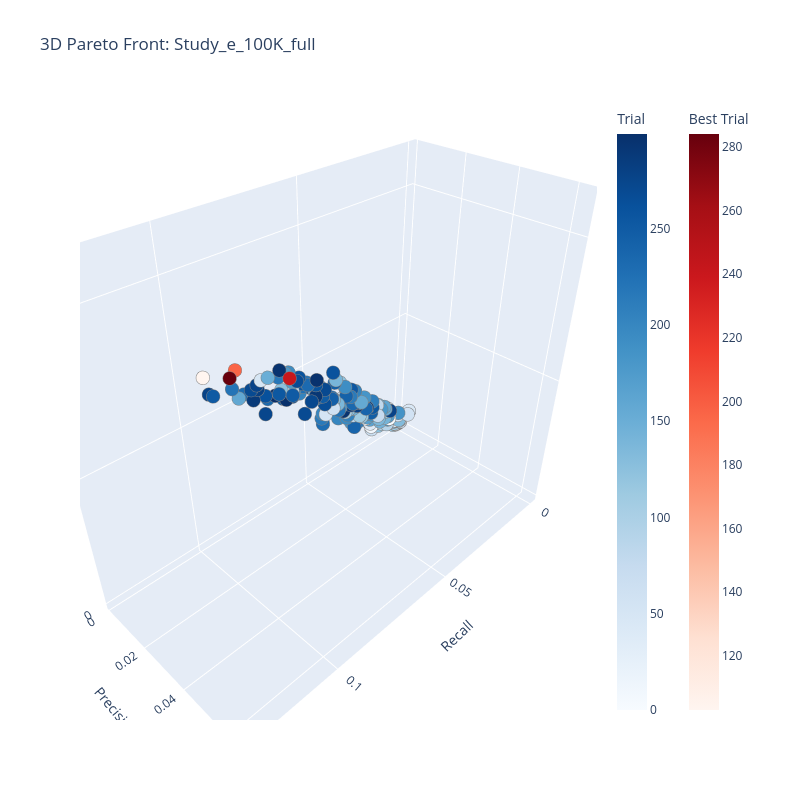

Notebook cell for this chart:
### Code cell
study_name = 'Study_e_100K_full'

if trials_params['multi_objective'].unique()[0]:
    print('Plotting pareto front ...')
    study = optuna.load_study(study_name=study_name, storage=f'sqlite:///{version}{exp_name}.sqlite3')

    best_trials = study.best_trials
    for trial in best_trials:
        print(f"Trial #{trial.number}: Values={trial.values}, Params={trial.params}")

    fig = plot_pareto_front(study, target_names=["Recall", "Precision","NDCG"])
    fig.update_layout(title=f"3D Pareto Front: {study_name}", width=800, height=800)
    fig.show()
else:
    print('Not a multi-objective run ... ')

### Figure 1 — Plotly figure (JSON) as saved in the notebook; plotly's stock layout.template omitted (floating-point values rounded to 4 significant figures; data arrays with more than 128 entries replaced by an {"elided": "..."} marker saying what was removed)
{"data": [{"hovertemplate": "%{text}<extra>Trial</extra>", "marker": {"color": {"elided": "296 int values"}, "colorbar": {"title": {"text": "Trial"}}, "colorscale": [[0, "rgb(247,251,255)"], [0.125, "rgb(222,235,247)"], [0.25, "rgb(198,219,239)"], [0.375, "rgb(158,202,225)"], [0.5, "rgb(107,174,214)"], [0.625, "rgb(66,146,198)"], [0.75, "rgb(33,113,181)"], [0.875, "rgb(8,81,156)"], [1, "rgb(8,48,107)"]], "line": {"color": "Grey", "width": 0.5}}, "mode": "markers", "showlegend": false, "text": {"elided": "296 str values"}, "type": "scatter3d", "x": {"elided": "296 float values"}, "y": {"elided": "296 float values"}, "z": {"elided": "296 float values"}}, {"hovertemplate": "%{text}<extra>Best Trial</extra>", "marker": {"color": [103, 196, 241, 284], "colorbar": {"title": {"text": "Best Trial"}, "x": 1.1, "xpad": 40}, "colorscale": [[0, "rgb(255,245,240)"], [0.125, "rgb(254,224,210)"], [0.25, "rgb(252,187,161)"], [0.375, "rgb(252,146,114)"], [0.5, "rgb(251,106,74)"], [0.625, "rgb(239,59,44)"], [0.75, "rgb(203,24,29)"], [0.875, "rgb(165,15,21)"], [1, "rgb(103,0,13)"]], "line": {"color": "Grey", "width": 0.5}}, "mode": "markers", "showlegend": false, "text": ["{<br>  \"number\": 103,<br>  \"values\": [<br>    0.13148611832807428,<br>    0.06303278688524591,<br>    0.11142705240833808<br>  ],<br>  \"params\": {<br>    \"n_layers\": 1,<br>    \"embedding_dim\": 256,<br>    \"lr\": 0.0005586191809811369,<br>    \"lambda_val\": 2.3648996790815136e-05,<br>    \"batch_size\": 3835,<br>    \"optimizer\": \"RMSprop\"<br>  }<br>}", "{<br>  \"number\": 196,<br>  \"values\": [<br>    0.12450342134325439,<br>    0.06336065573770491,<br>    0.110052830700039<br>  ],<br>  \"params\": {<br>    \"n_layers\": 1,<br>    \"embedding_dim\": 256,<br>    \"lr\": 0.0005586191809811369,<br>    \"lambda_val\": 0.0007483799258451436,<br>    \"batch_size\": 1990,<br>    \"optimizer\": \"Adam\"<br>  }<br>}", "{<br>  \"number\": 241,<br>  \"values\": [<br>    0.11165687735352914,<br>    0.06393442622950819,<br>    0.10265338087627746<br>  ],<br>  \"params\": {<br>    \"n_layers\": 1,<br>    \"embedding_dim\": 32,<br>    \"lr\": 0.0013596200813318466,<br>    \"lambda_val\": 0.0001473158611730725,<br>    \"batch_size\": 653,<br>    \"optimizer\": \"Adam\"<br>  }<br>}", "{<br>  \"number\": 284,<br>  \"values\": [<br>    0.126175395242057,<br>    0.06377049180327869,<br>    0.10921570095867579<br>  ],<br>  \"params\": {<br>    \"n_layers\": 1,<br>    \"embedding_dim\": 256,<br>    \"lr\": 0.0005586191809811369,<br>    \"lambda_val\": 0.000107434574274214,<br>    \"batch_size\": 1990,<br>    \"optimizer\": \"RMSprop\"<br>  }<br>}"], "type": "scatter3d", "x": [0.1315, 0.1245, 0.1117, 0.1262], "y": [0.06303, 0.06336, 0.06393, 0.06377], "z": [0.1114, 0.1101, 0.1027, 0.1092]}], "layout": {"height": 800, "scene": {"xaxis": {"title": {"text": "Recall"}}, "yaxis": {"title": {"text": "Precision"}}, "zaxis": {"title": {"text": "NDCG"}}}, "title": {"text": "3D Pareto Front: Study_e_100K_full"}, "width": 800}}
